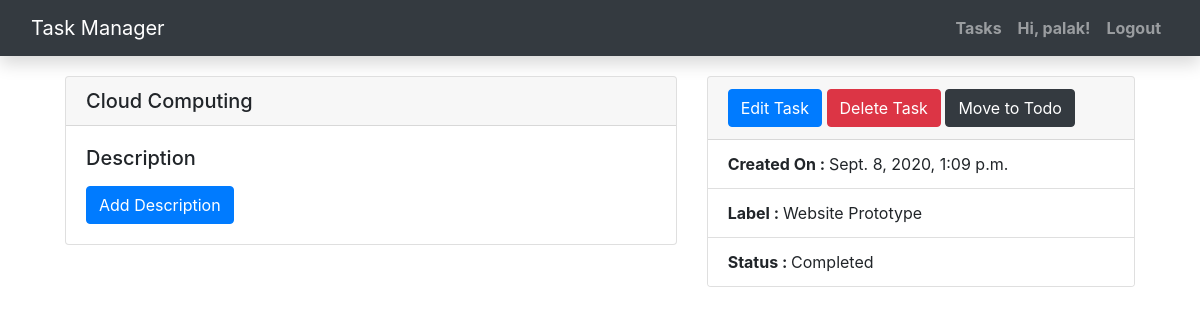
The page /task/cloud-computing/ (signed in) on the database as committed earlier.
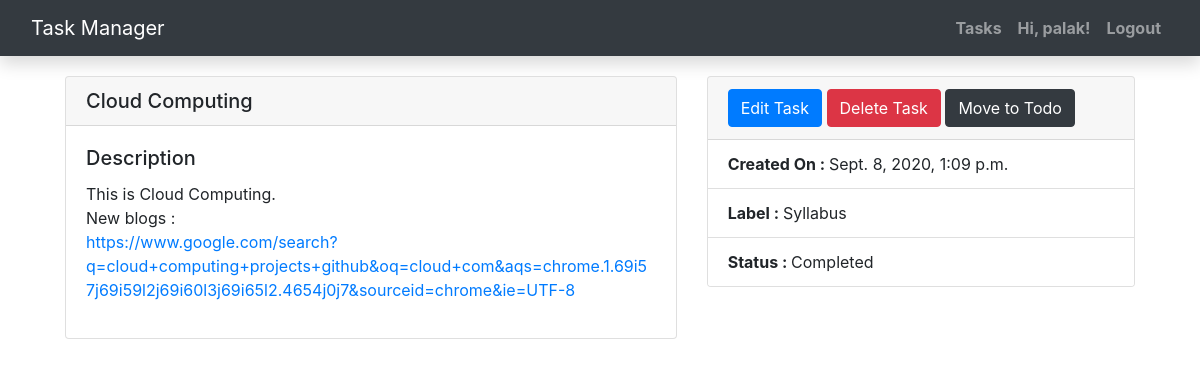
The same page on the database as committed later.
### todo/models.py (models this page shows, shortened)
class Task(models.Model):
    title = models.CharField(max_length=128)
    slug = AutoSlugField(populate_from='title')
    description = models.TextField(default='',blank=True)
    task_list = models.ForeignKey(TaskList, on_delete=models.CASCADE, null=True)
    created_date = models.DateTimeField(default=timezone.now, blank=True, null=True)
    completed = models.BooleanField(default=False)
    completed_date = models.DateField(blank=True, null=True)
    created_by = models.ForeignKey(
        User,
        related_name="todo_created_by",
        on_delete=models.CASCADE,
    )

class TaskList(models.Model):
    name = models.CharField(max_length=60)
    slug = AutoSlugField(populate_from='name')
    def __str__(self):
        return self.name
    class Meta:
        ordering = ["name"]
        verbose_name_plural = "Task Lists"

### todo/views.py (the view)
# urls.py: path('task/<slug:slug>/', views.task_detail, name='task_detail'),
@login_required
def task_detail(request, slug):
    tasks = Task.objects.get(slug=slug)
    return render(request, 'task_detail.html',{
        "tasks" : tasks
    })

### todo/templates/task_detail.html
{% extends 'base.html' %}
{% block content %}
<div class="container" style="padding:20px;">
  <div class="row">
    <div class="col-7">
      <div class="card">
        <h5 class="card-header">{{tasks.title}}</h5>
        <div class="card-body">
          <h5 class="card-title">Description</h5>
          <div class="card-text">{{ tasks.description|safe|urlize|linebreaks }}</div>
          {% if tasks.description == '' %}
          <a class="btn btn-primary" href="{% url 'task_edit' tasks.slug %}"> Add Description </a>
          {% endif %}
        </div>
      </div>
    </div>
    <div class="col-5">
      <div class="card" >
        <div class="card-header">
            <a class="btn btn-primary" href="{% url 'task_edit' tasks.slug %}"> Edit Task </a>
            <a href="{% url 'task_delete' tasks.slug %}" class= "btn btn-danger">Delete Task</a>
            {% if tasks.completed %}
            <a class="btn btn-dark">Move to Todo</a>
            {% else %}
            <a class="btn btn-dark">Move to Done</a>
            {% endif %}
        </div>
        <ul class="list-group list-group-flush">
          <li class="list-group-item"> <strong> Created On : </strong>{{tasks.created_date}}</li>
          <li class="list-group-item"> <strong> Label : </strong>{{tasks.task_list}}</li>
          {% if tasks.completed %}
          <li class="list-group-item"> <strong> Status : </strong>Completed</li>
          {% else %}
          <li class="list-group-item"> <strong> Status : </strong>Not Completed</li>
          {% endif %}
        </ul>
      </div>
    </div>
    </div>
  </div>
{% endblock content %}

Rows that differ between the two databases and show on the page:
changed Task "Cloud Computing": description (not shown) → "This is Cloud Computing. New blogs : https://www.google.com/search?q=cloud+computing+projects+github&oq=cloud+com&aqs=chrome.1.69i57j69i59l2j69i60l3j69i65l2.4654j0j7&sourceid=chrome&ie=UTF-8"; task_list "Website Prototype" → "Syllabus"
Other text that changed with them:
text no longer shown: "Add Description"
